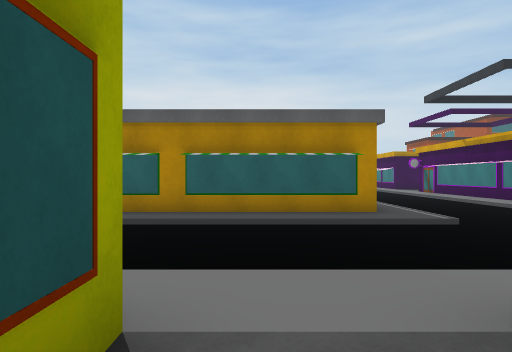
view 1 (above)

24 first-person views from a walk through a 3-D level made in the Unity game engine. The camera is 1.4 m above the floor, looks level and sees 75° across. The floor is counted in squares, 2 m on a side. Each view is taken from the middle of a square. On the plan, view 1 faces up. The plan holds only what a view shows up to about 10 squares ahead; the rest is blank. The place goes on beyond the plan. Some surface patterns are stand-ins.

view 2
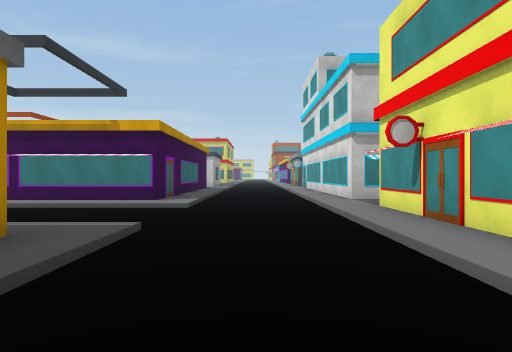

view 3
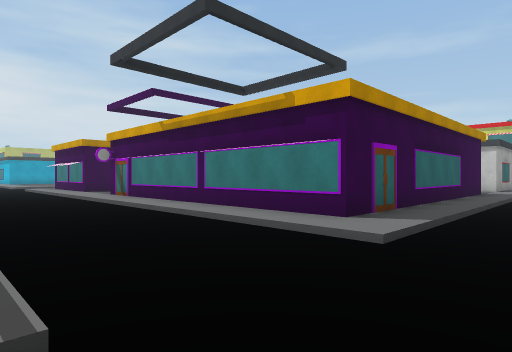

view 4
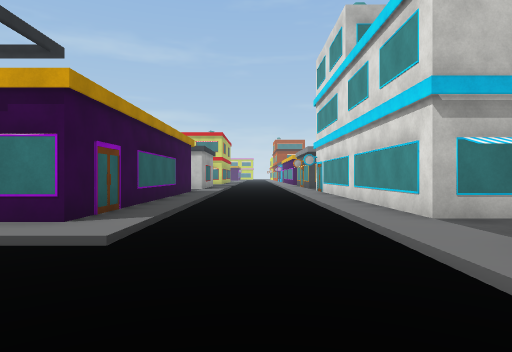

view 5
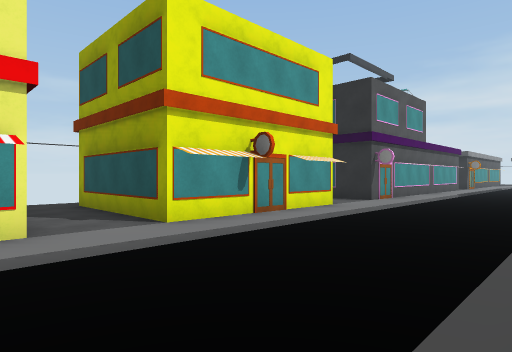

view 6
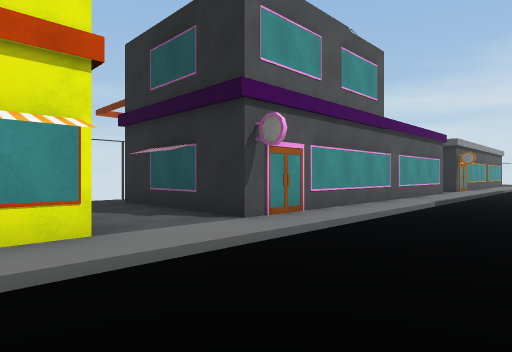

view 7
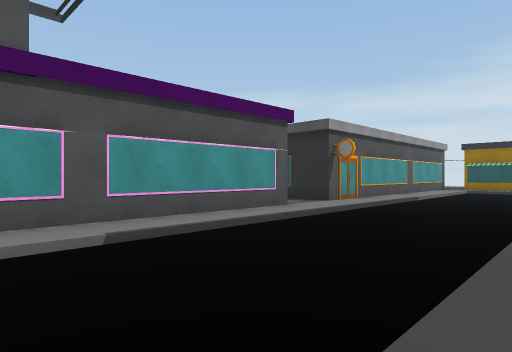

view 8
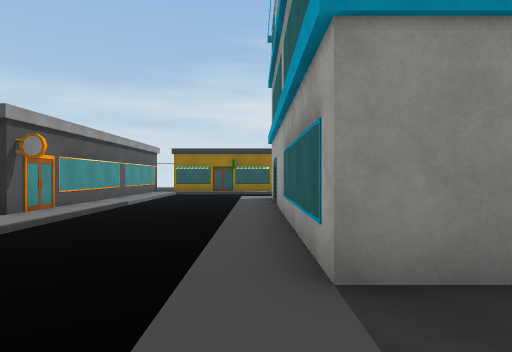

view 9
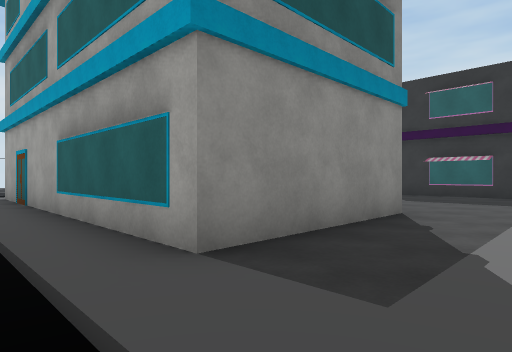

view 10
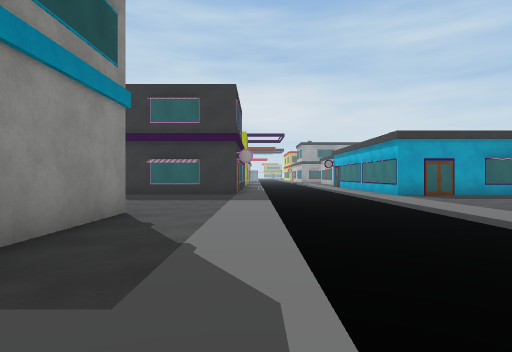

view 11
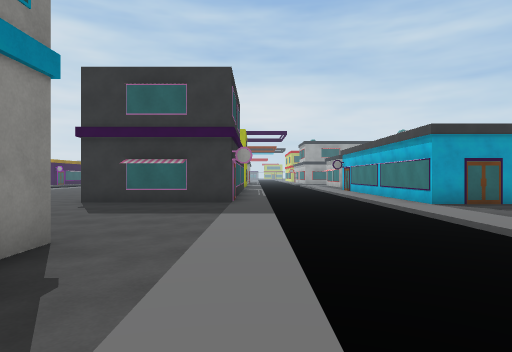

view 12
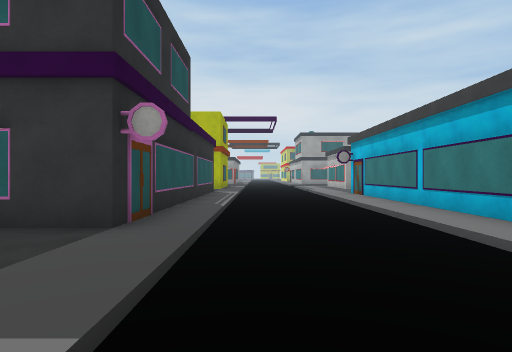

view 13
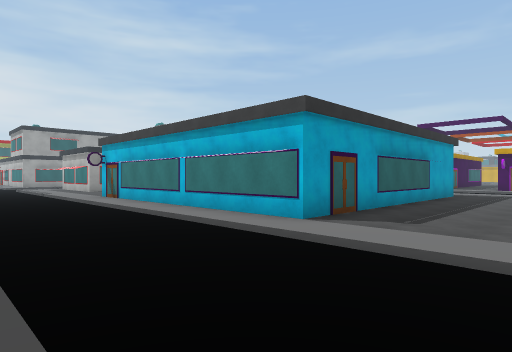

view 14
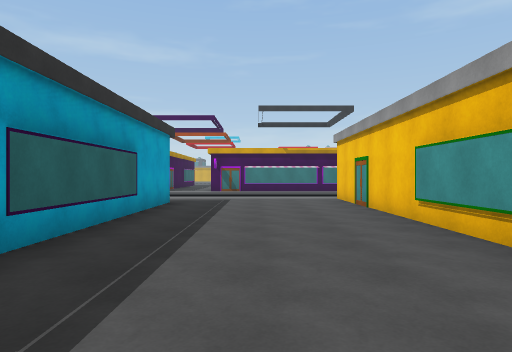

view 15
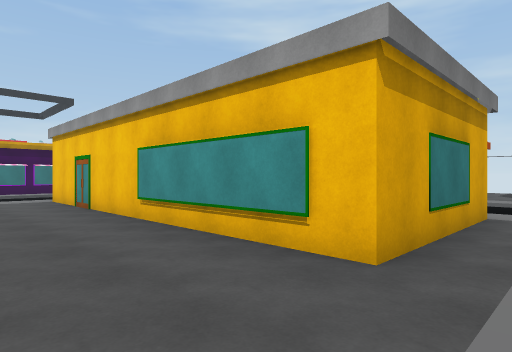

view 16
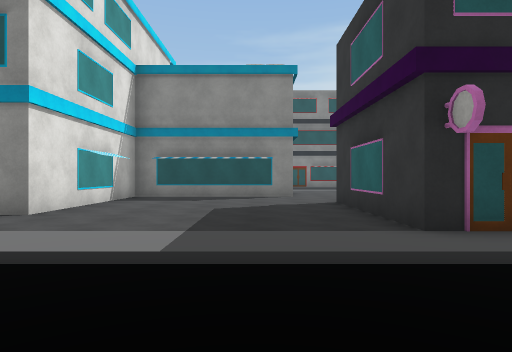

view 17
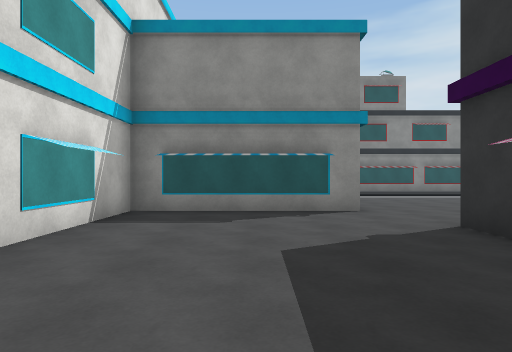

view 18
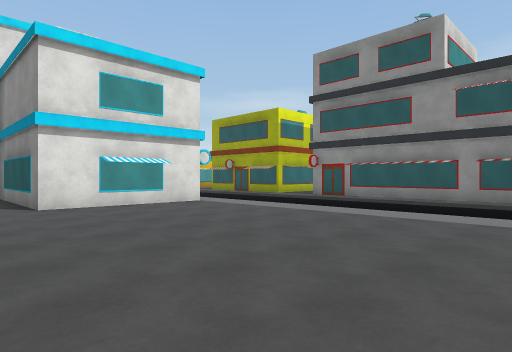

view 19
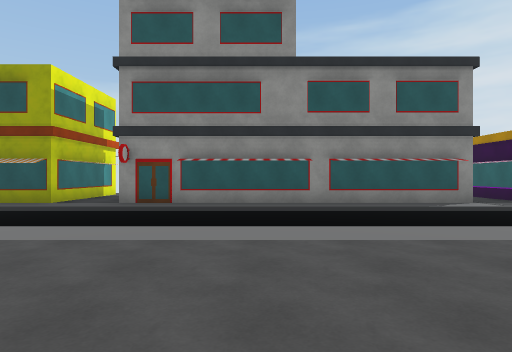

view 20
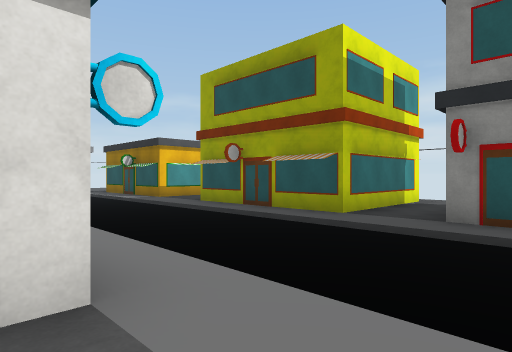

view 21
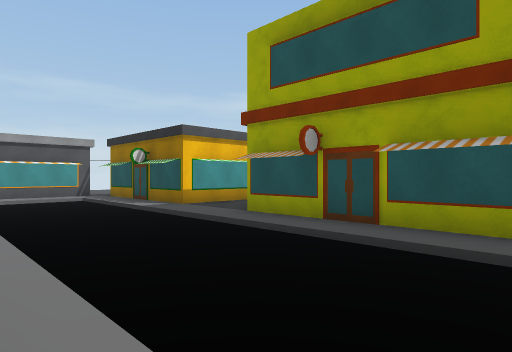

view 22
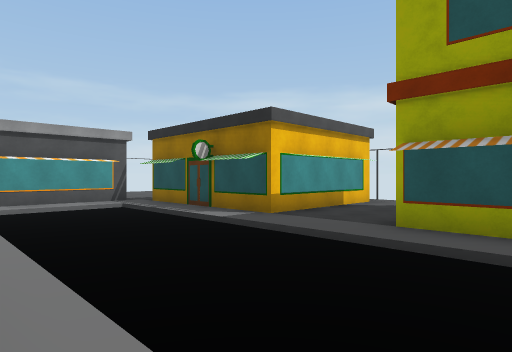

view 23
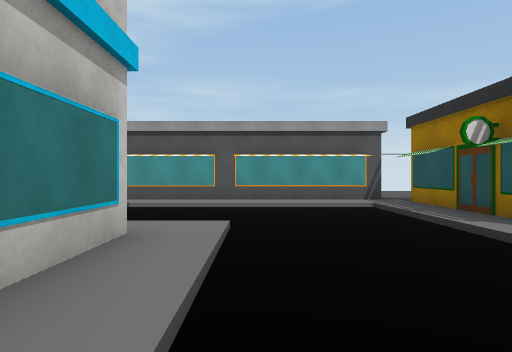

view 24
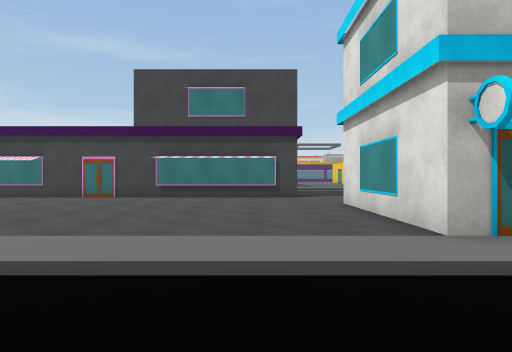

### Floor plan
Key: @ floor where view 1 was taken; # wall or solid block; . main floor; - floor 0.25 m lower than the main floor; B building; O other object.
Columns run from 33 left of view 1 to 13 right of it. Each row starts with its distance up from view 1.
 23      #.---  .....#     --
 22      #.---.......#  #.---B
 21      #.---.......#  #.---B
 20      B.---.......B  B.---B
 19      #.---.......#  #.---B
 18      #.---.......#  #.---B
 17      #.---.......#  B.---B
 16      #.---.......B##B.---B
 15    ....---.####.......---....BBB....  --
 14   .....---.   #.......---........... ---.
 13   ####.---.   #.......---........... ---B
 12      #.---.   #.......---........... ---B
 11      #.---.   #.......---..BBBB......---B
 10      #.---.BBBBBBBBB.. --.##########.---B
  9      B.---.        B..   .#         .---B
  8   .....---.        B..    #         .---B
  7 O......---.BBBBBBBBB..    #   ######.---B####
  6 O    #.---............-   .   BBBBB..---....BBB
  5      #.---------------   ----------------------
  4      #.------------------------ -   - ---------
  3      #.------------------------ ----  ---------
  2    BB#.BBB.BBB.................................
  1      .##########.B###BBBBB..#####.#####..####B#
  0                #         #..    #@       #
 -1                          #..    #.
 -2                          B..    B.B
 -3                                 ..

Positions as (right, up) in squares from view 1, and headings:
1: (0, 0), facing up
2: (-1, 4), facing right
3: (3, 4), facing up-right
4: (3, 4), facing right
5: (2, 6), facing down-left
6: (-4, 5), facing down-left
7: (-11, 6), facing down-left
8: (-12, 6), facing left
9: (-12, 5), facing up-left
10: (-12, 5), facing up
11: (-12, 7), facing up
12: (-11, 12), facing up
13: (-12, 12), facing up-right
14: (-8, 13), facing right
15: (-8, 13), facing down-right
16: (-9, 14), facing left
17: (-12, 13), facing left
18: (-17, 23), facing down-left
19: (-19, 19), facing left
20: (-22, 17), facing down-left
21: (-23, 14), facing down-left
22: (-23, 11), facing down-left
23: (-24, 10), facing down
24: (-26, 17), facing right
